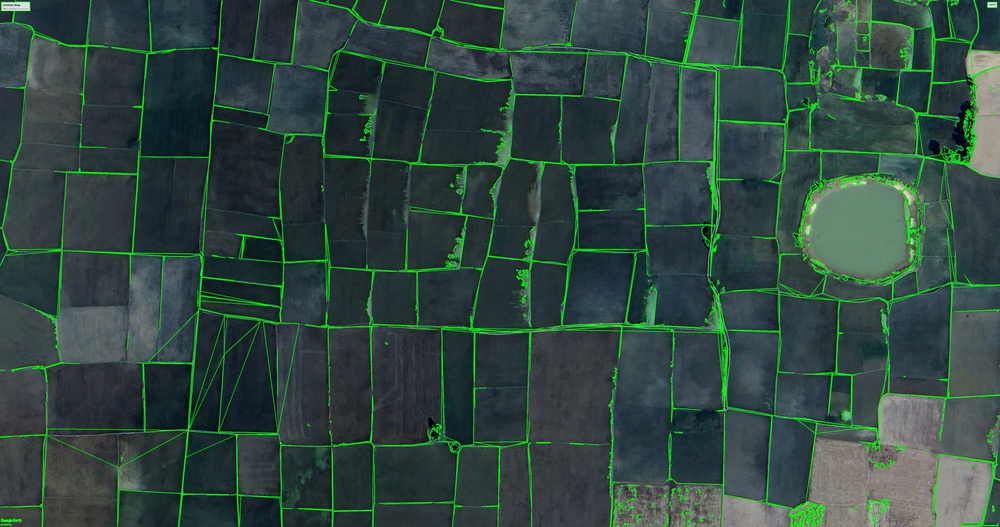
#> input picture fields_with_shapes.jpg, 1000 x 527 px, shrunk from 4915 x 2592 before the run, found by its file name
$ python lat-longtude-horizontally.py
#> lines starting #> are read from the running program, lines starting #| are printed output that depends on the picture; after the words box and inside, x2 and y2 are one past the last pixel; in counts of white or black regions, pixels touching at a corner belong together
import cv2
import numpy as np
import matplotlib.pyplot as plt
from shapely.geometry import LineString
import geopandas as gpd
from PIL import Image

# --- CONFIGURATION ---
# Define lat/lon bounding box (you need to adjust these manually)
# Example: Top-Left (lat1, lon1), Bottom-Right (lat2, lon2)
LAT_LON_BOUNDS = {
    "top_left": (37.7749, -122.4194),   # Replace with actual top-left lat/lon
    "bottom_right": (37.7649, -122.4094)  # Replace with actual bottom-right lat/lon
}

# Load the image
image_path = 'C:\\Users\\jydhasan\\Desktop\\fields_with_shapes.jpg'
image = cv2.imread(image_path)
#> image is the input picture: shape (527, 1000, 3); mean B, G, R 63.9, 71.6, 48.4
gray = cv2.cvtColor(image, cv2.COLOR_BGR2GRAY)
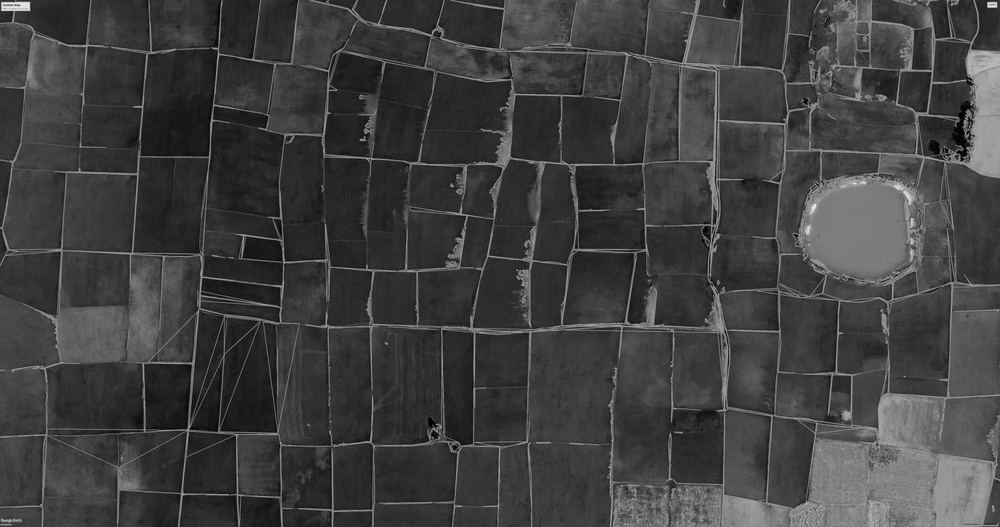
#> gray: shape (527, 1000); min 0, max 242, mean 63.7

# Get image dimensions
img = Image.open(image_path)
width, height = img.size
#> width = 1000; height = 527

# Apply Gaussian Blur to reduce noise
blurred = cv2.GaussianBlur(gray, (5, 5), 0)

# Apply edge detection (Canny)
edges = cv2.Canny(blurred, threshold1=50, threshold2=150)
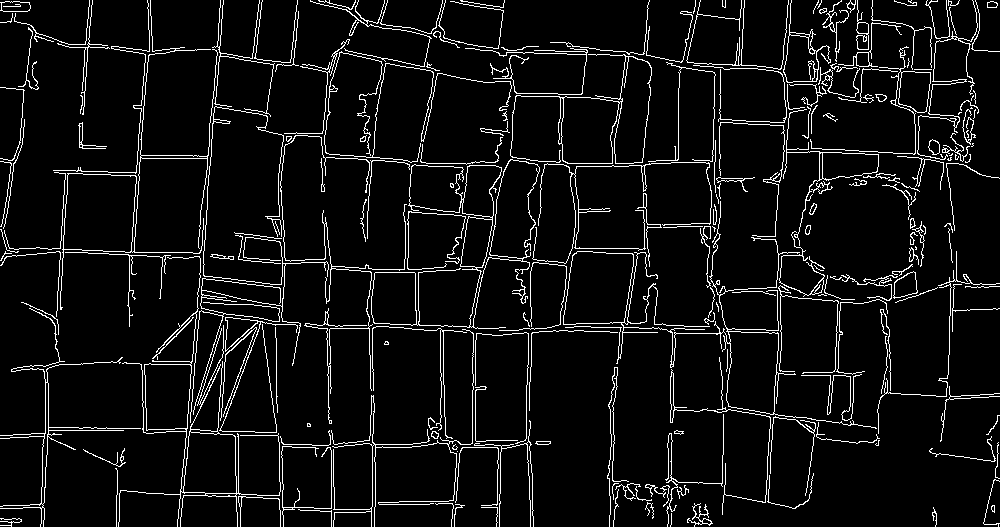
#> edges: shape (527, 1000); 6.4% white in thin lines or dots

# Find contours (lines tracing the shapes)
contours, _ = cv2.findContours(edges, cv2.RETR_EXTERNAL, cv2.CHAIN_APPROX_SIMPLE)
#> contours = 212 contours, 152 with area under 20; largest, box (x1, y1, x2, y2) and area: (563, 201, 877, 429) 8162, (371, 159, 540, 329) 7124, (510, 54, 652, 164) 6432, (118, 256, 281, 527) 6014, (60, 0, 218, 310) 5415

# Function to convert pixel coordinates to latitude and longitude
def pixel_to_latlon(x, y, width, height, bounds):
    lon = bounds["top_left"][1] + (x / width) * (bounds["bottom_right"][1] - bounds["top_left"][1])
    # Flip latitude mapping to correctly orient the plots
    lat = bounds["bottom_right"][0] + (1 - (y / height)) * (bounds["top_left"][0] - bounds["bottom_right"][0])
    return lon, lat

# Plot detected lines and map to lat/lon
plt.figure(figsize=(12, 12))
lines = []
for contour in contours:
    if len(contour) > 1:  # Ensure valid contour
        contour = contour[:, 0, :]
        latlon_points = [pixel_to_latlon(x, y, width, height, LAT_LON_BOUNDS) for x, y in contour]
        line = LineString(latlon_points)
        lines.append(line)
        plt.plot(*zip(*latlon_points), color='blue')
#> this loop made 212 passes
#> contour on pass 22: [[457, 451]]

plt.title('Traced Plot Shape Lines with Correct Orientation (Latitude and Longitude)')
plt.xlabel('Longitude')
plt.ylabel('Latitude')
plt.axis('equal')
plt.show()
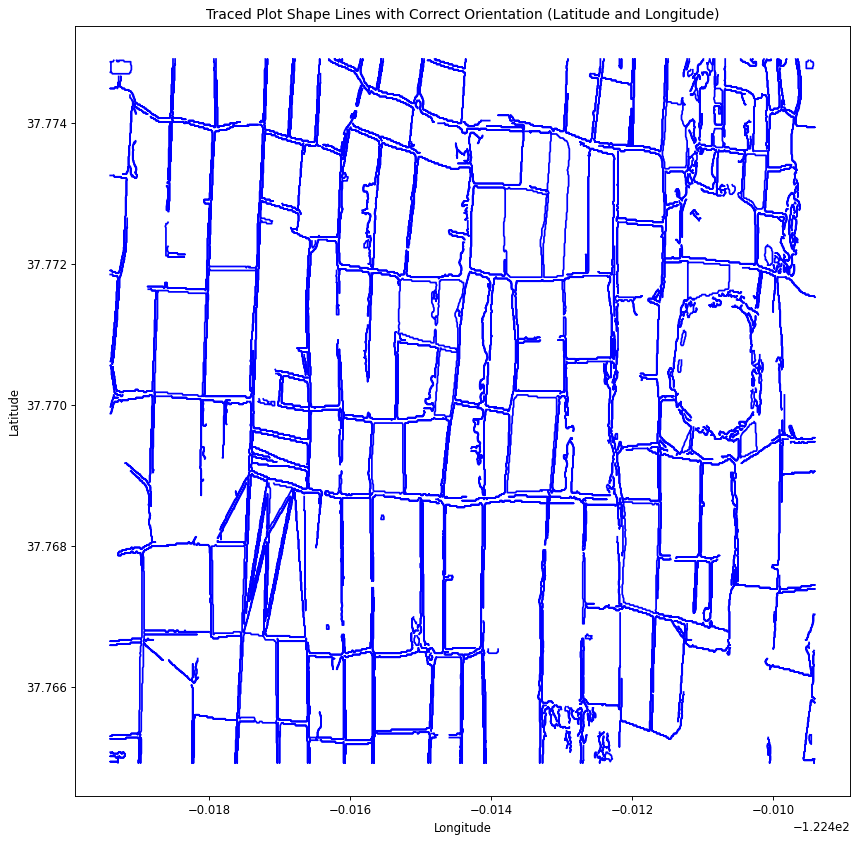
#> figure drawn by matplotlib, 1 panel

# Export as Shapefile with lat/lon
#> (the run stopped early here; a loop or call above may not have finished)
